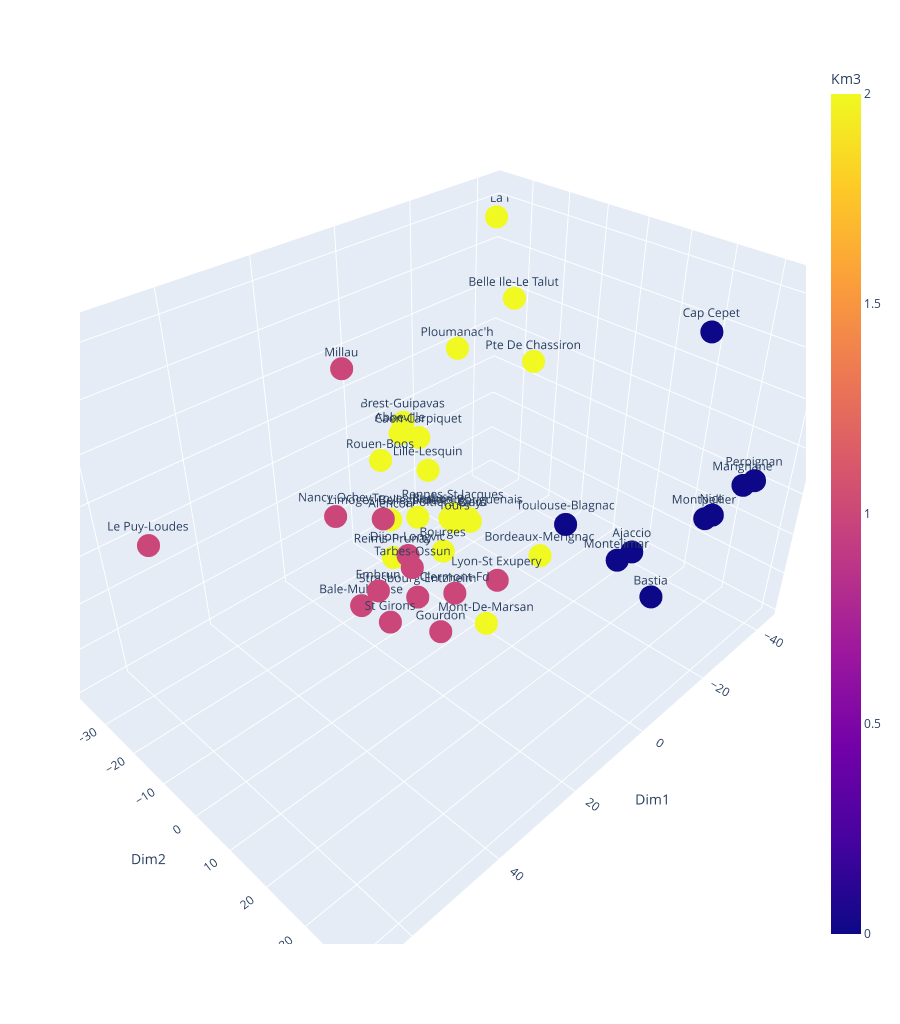

The cell this chart's notebook holds for it:
### Code cell
import plotly.express as px
fig = px.scatter_3d(dfPCA, 
                    x='Dim1', 
                    y='Dim2', 
                    z='Dim3',
                    color='Km3',
                    #size=100+donneesT.CD5*500,
                    #symbol='CD23',
                    text='Ville', 
                    width=900,
                    height=1024,
                   )

fig.show()

### Figure 1 — Plotly figure (JSON) as saved in the notebook; plotly's stock layout.template omitted (floating-point values rounded to 4 significant figures)
{"data": [{"hovertemplate": "Dim1=%{x}<br>Dim2=%{y}<br>Dim3=%{z}<br>Ville=%{text}<br>Km3=%{marker.color}<extra></extra>", "legendgroup": "", "marker": {"color": [2, 0, 2, 1, 0, 2, 2, 2, 2, 2, 0, 1, 1, 1, 1, 1, 2, 1, 1, 0, 1, 2, 0, 0, 1, 2, 0, 2, 0, 2, 2, 2, 2, 2, 2, 2, 1, 1, 1, 0, 2, 2], "coloraxis": "coloraxis", "symbol": "circle"}, "mode": "markers+text", "name": "", "scene": "scene", "showlegend": false, "text": ["Abbeville", "Ajaccio", "Alencon", "Bale-Mulhouse", "Bastia", "Belle Ile-Le Talut", "Bordeaux-Merignac", "Bourges", "Brest-Guipavas", "Caen-Carpiquet", "Cap Cepet", "Clermont-Fd", "Dijon-Longvic", "Embrun", "Gourdon", "Le Puy-Loudes", "Lille-Lesquin", "Limoges-Bellegarde", "Lyon-St Exupery", "Marignane", "Millau", "Mont-De-Marsan", "Montelimar", "Montpellier", "Nancy-Ochey", "Nantes-Bouguenais", "Nice", "Orly", "Perpignan", "Ploumanac'h", "Poitiers-Biard", "Pte De Chassiron", "Pte De La Hague", "Reims-Prunay", "Rennes-St Jacques", "Rouen-Boos", "St Girons", "Strasbourg-Entzheim", "Tarbes-Ossun", "Toulouse-Blagnac", "Tours", "Troyes-Barberey"], "type": "scatter3d", "x": [-5.143, -22.95, 7.795, 26.89, -19.68, -36.06, -10.38, 7.45, -9.275, -8.191, -37.74, 21.74, 15.82, 61.64, 18.63, 67.19, -4.423, 22.71, 11.3, -29.84, 33.81, 0.5027, -10.19, -26.56, 25.47, -8.382, -28.06, -0.8959, -31.4, -23.69, 0.2484, -33.72, -43.54, 9.547, -5.739, 3.82, 29.49, 15.42, 19.54, -8.04, 0.2779, 4.617], "y": [-28.26, 21.03, -17.61, -5.186, 28.87, -24.59, 7.455, -2.696, -31.72, -25.71, 22.76, 14.49, -3.849, 40.64, 7.822, -4.782, -19.07, -2.73, 15.11, 38.67, 1.789, 3.069, 26.18, 33.9, -13.04, -10.96, 34.53, -3.339, 39.97, -29.49, -7.963, -16.37, -37.18, -15.17, -12.87, -24.56, 5.873, -1.782, 1.262, 15.03, -6.678, -12.85], "z": [1.113, -13.32, -9.317, -13.21, -18.57, 23.39, -14.83, -9.426, 0.7053, -0.04006, 31.3, -1.47, -6.506, 38.26, -16.81, 23.34, -3.541, 6.308, -4.252, 8.258, 42.73, -29.15, -5.415, -0.1485, 2.97, -13.88, 0.2423, -6.799, 9.183, 14.11, -7.859, 12.09, 36.15, -16.81, -12.19, 0.1946, -8.797, -15.94, -4.479, -1.704, -8.032, -7.851]}], "layout": {"coloraxis": {"colorbar": {"title": {"text": "Km3"}}, "colorscale": [[0, "#0d0887"], [0.1111, "#46039f"], [0.2222, "#7201a8"], [0.3333, "#9c179e"], [0.4444, "#bd3786"], [0.5556, "#d8576b"], [0.6667, "#ed7953"], [0.7778, "#fb9f3a"], [0.8889, "#fdca26"], [1, "#f0f921"]]}, "height": 1024, "legend": {"tracegroupgap": 0}, "margin": {"t": 60}, "scene": {"domain": {"x": [0, 1], "y": [0, 1]}, "xaxis": {"title": {"text": "Dim1"}}, "yaxis": {"title": {"text": "Dim2"}}, "zaxis": {"title": {"text": "Dim3"}}}, "width": 900}}
